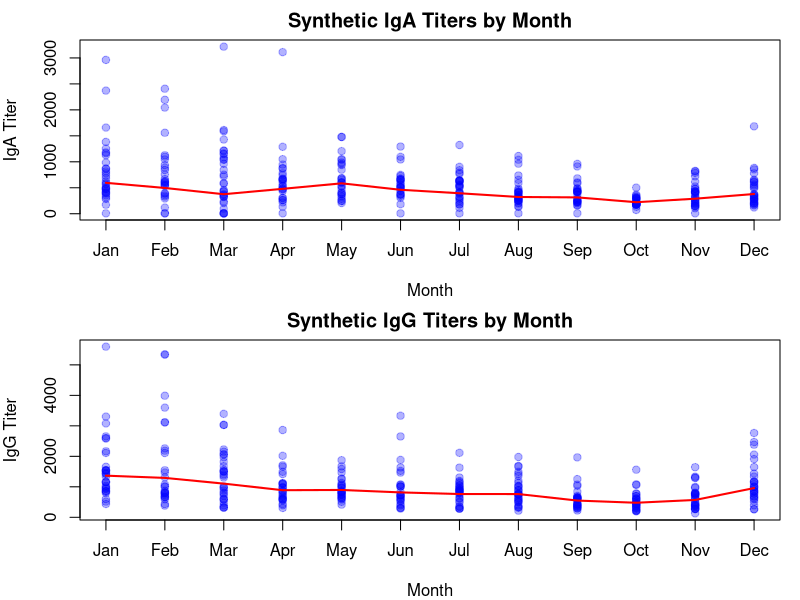

Write the R code that produced this figure. (Note: this script raises an error after producing the figure.)
# Load necessary packages

# TODO: remove kurtosis? It doesn't seem that anything is made with that.
# TODO: add these data (mat-age and birthweight) to the fake dataset.

library(tidyverse)   # For data manipulation and visualization
library(ggplot2)
library(gridExtra)

# Function to generate synthetic data with specified moments
generate_synthetic_data <- function(n_samples, geom_mean, geom_sd, skewness) { # , kurtosis
  # For antibody titers, we often use log-normal distribution
  # Convert geometric mean and SD to parameters of log-normal distribution
  mu <- log(geom_mean)
  sigma <- log(geom_sd)
  
  # Generate data from normal distribution
  log_data <- rnorm(n_samples, mean = mu, sd = sigma)
  
  # Transform to match target skewness
  # This is a simplified approach - we adjust the generated normal distribution
  # to better match skewness, while maintaining the log-normal nature
  if (skewness != 0) {
    # Add skewness by using a skew-normal transformation
    # This is a simplification but works reasonably well for many biological data
    alpha <- skewness * 2  # Approximate transformation
    u <- runif(n_samples)
    v <- runif(n_samples)
    z <- sqrt(-2 * log(u)) * cos(2 * pi * v)  # Box-Muller transform
    skew_factor <- pmax(-3, pmin(3, alpha * z))  # Constrain to reasonable range
    
    # Apply skewness adjustment (small adjustment to avoid extreme values)
    log_data <- log_data + skew_factor * 0.2 * sigma
  }
  
  # Convert back to original scale
  data <- exp(log_data)
  
  return(data)
}

# Create synthetic monthly data for rotavirus antibody titers
create_monthly_synthetic_data <- function() {
  # Define months
  months <- c("Jan", "Feb", "Mar", "Apr", "May", "Jun", 
              "Jul", "Aug", "Sep", "Oct", "Nov", "Dec")
  
  # Example statistical properties for IgA by month
  # Based on data presented in data: overall GMT of 413, peak in Jan (714), lowest in Oct (274)
  # Format: list(n_samples, geom_mean, geom_sd, skewness, kurtosis)
  iga_stats <- list(
    "Jan" = list(30, 714, 1.9, 0.8),  # Peak month 
    "Feb" = list(25, 650, 1.9, 0.9), 
    "Mar" = list(28, 670, 1.8, 0.8), 
    "Apr" = list(26, 600, 1.8, 0.7), 
    "May" = list(27, 550, 1.8, 0.6),
    "Jun" = list(25, 500, 1.7, 0.6), 
    "Jul" = list(28, 450, 1.7, 0.5), 
    "Aug" = list(30, 400, 1.7, 0.5), 
    "Sep" = list(26, 350, 1.7, 0.4), 
    "Oct" = list(27, 274, 1.6, 0.4), # Trough month 
    "Nov" = list(28, 350, 1.7, 0.5),
    "Dec" = list(29, 500, 1.8, 0.7) 
  )
  
  # Similar stats for IgG 
  # Based on paper: IgG GMT of 731 overall, peak in Jan (1370), low in Oct (508)
  igg_stats <- list(
    "Jan" = list(30, 1370, 1.9, 0.9),  # Peak month 
    "Feb" = list(25, 1200, 1.9, 0.9), 
    "Mar" = list(28, 1100, 1.8, 0.8), 
    "Apr" = list(26, 1000, 1.8, 0.7), 
    "May" = list(27, 900, 1.8, 0.6), 
    "Jun" = list(25, 800, 1.7, 0.6), 
    "Jul" = list(28, 750, 1.7, 0.5), 
    "Aug" = list(30, 700, 1.7, 0.5),
    "Sep" = list(26, 600, 1.7, 0.4), 
    "Oct" = list(27, 508, 1.6, 0.4), # Trough month 
    "Nov" = list(28, 600, 1.7, 0.5), 
    "Dec" = list(29, 900, 1.8, 0.7) 
  )
  
  iga_lloq = c(1,2,4,1,0,1,1,1,1,0,1,0)
  names(iga_lloq) = months
  
  # Create empty data frame to store results
  synthetic_data <- data.frame()
  
  # Generate data for each month
  for (month in months) {
    # Get stats for current month
    iga_params <- iga_stats[[month]]
    igg_params <- igg_stats[[month]]
    
    n_samples <- iga_params[[1]]
    
    # Generate IgA and IgG values
    iga_values <- generate_synthetic_data(
      n_samples, 
      iga_params[[2]], # geom_mean
      iga_params[[3]], # geom_sd
      iga_params[[4]]  # skewness
    )
    
    igg_values <- generate_synthetic_data(
      n_samples, 
      igg_params[[2]], # geom_mean
      igg_params[[3]], # geom_sd
      igg_params[[4]]  # skewness
    )
    
    # Create data frame for this month
    month_data <- data.frame(
      month = rep(month, n_samples),
      month_num = rep(which(months == month), n_samples),
      day_num = 1:n_samples, 
      iga = pmax(1, iga_values),  # Ensure positive values
      igg = pmax(1, igg_values)   # Ensure positive values
    )
    
    if(iga_lloq[month]>0){
      n_samples_lloq = iga_lloq[month]
      lloq_data <- data.frame(
        month = rep(month, n_samples_lloq),
        month_num = rep(which(months == month), n_samples_lloq),
        day_num = 1:n_samples_lloq, 
        iga = 7.5,  # Ensure positive values
        igg = pmax(1, sample(igg_values, n_samples_lloq)) # Ensure positive values
        )   
      # Append to main data frame
      synthetic_data <- rbind(synthetic_data, month_data, lloq_data)
    } else {
      # Append to main data frame
      synthetic_data <- rbind(synthetic_data, month_data)
    }

  }
  
  return(synthetic_data)
}

# Generate the synthetic dataset
set.seed(123)  # For reproducibility
synthetic_df = create_monthly_synthetic_data()
synthetic_df = synthetic_df %>% 
  mutate(mat_age = rnorm(342, 25, 5.5), 
        bw = rnorm(342, 2977, 300), 
        baby_sex = rbinom(342, 1, 0.45)+1) # 1: Boys, 2: Girls

synthetic_df$mat_age[synthetic_df$mat_age<14] = 14
synthetic_df$mat_age[synthetic_df$mat_age>42] = 42

summary(synthetic_df$mat_age)
summary(synthetic_df$bw)
summary(synthetic_df$baby_sex)

# Calculate geometric means by month to verify the synthetic data behaves like the real one
monthly_stats <- synthetic_df %>%
  group_by(month, month_num) %>%
  summarize(
    iga_gmt = exp(mean(log(iga))),
    igg_gmt = exp(mean(log(igg))),
    n = n(),
    .groups = 'drop'
  ) %>%
  arrange(month_num)

print(monthly_stats)

# Plot the data to visualize
# Set up the plotting area
par(mfrow=c(2,1), mar=c(4,4,2,1))

# Plot IgA
plot(synthetic_df$month_num, synthetic_df$iga, 
     pch=19, col=rgb(0,0,1,0.3), 
     xlab="Month", ylab="IgA Titer",
     main="Synthetic IgA Titers by Month",
     xaxt="n")
axis(1, at=1:12, labels=unique(synthetic_df$month))
lines(monthly_stats$month_num, monthly_stats$iga_gmt, 
      col="red", lwd=2)

# Plot IgG
plot(synthetic_df$month_num, synthetic_df$igg, 
     pch=19, col=rgb(0,0,1,0.3), 
     xlab="Month", ylab="IgG Titer",
     main="Synthetic IgG Titers by Month",
     xaxt="n")
axis(1, at=1:12, labels=unique(synthetic_df$month))
lines(monthly_stats$month_num, monthly_stats$igg_gmt, 
      col="red", lwd=2)

# Save the synthetic dataset
write.csv(synthetic_df, "./data/synthetic_rotavirus_titers-final.csv", row.names = FALSE)

cat("Generated synthetic dataset with", nrow(synthetic_df), "samples\n")
cat("Statistical summary of synthetic data:\n")
print(summary(synthetic_df))

# Create a more comprehensive summary of the synthetic data
summary_stats <- synthetic_df %>%
  group_by(month) %>%
  summarize(
    n = n(),
    iga_gmt = exp(mean(log(iga))),
    iga_gsd = exp(sd(log(iga))),
    iga_95ci_lower = exp(mean(log(iga)) - 1.96 * sd(log(iga))/sqrt(n())),
    iga_95ci_upper = exp(mean(log(iga)) + 1.96 * sd(log(iga))/sqrt(n())),
    igg_gmt = exp(mean(log(igg))),
    igg_gsd = exp(sd(log(igg))),
    igg_95ci_lower = exp(mean(log(igg)) - 1.96 * sd(log(igg))/sqrt(n())),
    igg_95ci_upper = exp(mean(log(igg)) + 1.96 * sd(log(igg))/sqrt(n())),
    .groups = 'drop'
  ) %>%
  arrange(match(month, c("Jan", "Feb", "Mar", "Apr", "May", "Jun", 
                         "Jul", "Aug", "Sep", "Oct", "Nov", "Dec")))

print(summary_stats)

# Optional: create nicer plots with ggplot2

# IgA Plot
p1 <- ggplot(synthetic_df, aes(x = factor(month, levels = c("Jan", "Feb", "Mar", "Apr", "May", "Jun", 
                                                            "Jul", "Aug", "Sep", "Oct", "Nov", "Dec")), 
                               y = iga)) +
  geom_jitter(alpha = 0.3, width = 0.2, color = "blue") +
  geom_point(data = monthly_stats, aes(x = factor(month, levels = c("Jan", "Feb", "Mar", "Apr", "May", "Jun", 
                                                                    "Jul", "Aug", "Sep", "Oct", "Nov", "Dec")), 
                                       y = iga_gmt), color = "red", size = 3) +
  geom_line(data = monthly_stats, aes(x = factor(month, levels = c("Jan", "Feb", "Mar", "Apr", "May", "Jun", 
                                                                   "Jul", "Aug", "Sep", "Oct", "Nov", "Dec")), 
                                      y = iga_gmt, group = 1), color = "red") +
  labs(title = "Synthetic IgA Titers by Month", 
       x = "Month", 
       y = "IgA Titer") +
  theme_bw() +
  theme(axis.text.x = element_text(angle = 45, hjust = 1)) + 
  scale_y_log10()

# IgG Plot
p2 <- ggplot(synthetic_df, aes(x = factor(month, levels = c("Jan", "Feb", "Mar", "Apr", "May", "Jun", 
                                                            "Jul", "Aug", "Sep", "Oct", "Nov", "Dec")), 
                               y = igg)) +
  geom_jitter(alpha = 0.3, width = 0.2, color = "blue") +
  geom_point(data = monthly_stats, aes(x = factor(month, levels = c("Jan", "Feb", "Mar", "Apr", "May", "Jun", 
                                                                    "Jul", "Aug", "Sep", "Oct", "Nov", "Dec")), 
                                       y = igg_gmt), color = "red", size = 3) +
  geom_line(data = monthly_stats, aes(x = factor(month, levels = c("Jan", "Feb", "Mar", "Apr", "May", "Jun", 
                                                                   "Jul", "Aug", "Sep", "Oct", "Nov", "Dec")), 
                                      y = igg_gmt, group = 1), color = "red") +
  labs(title = "Synthetic IgG Titers by Month", 
       x = "Month", 
       y = "IgG Titer") +
  theme_bw() +
  theme(axis.text.x = element_text(angle = 45, hjust = 1)) + 
  scale_y_log10()

# Combine plots
combined_plot <- grid.arrange(p1, p2, nrow = 2)

# Save the combined plot
ggsave("./data/synthetic_data_visualization.png", combined_plot, width = 10, height = 8)
